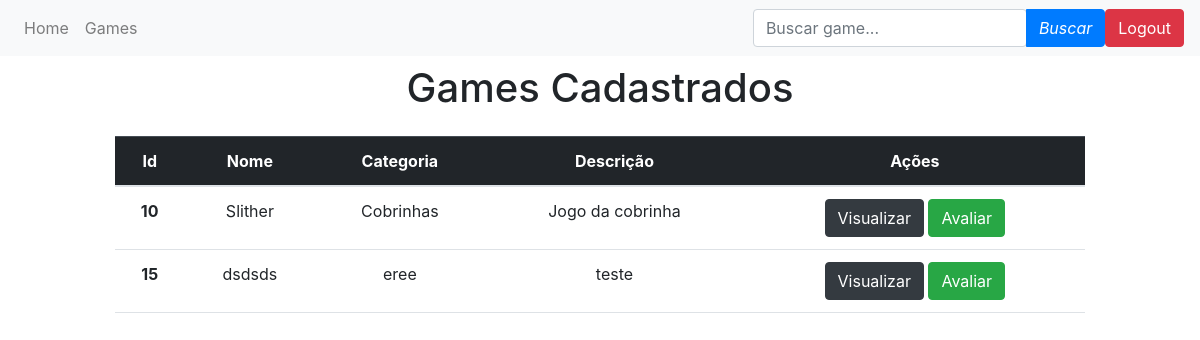
The page /games/ on the database as committed earlier.
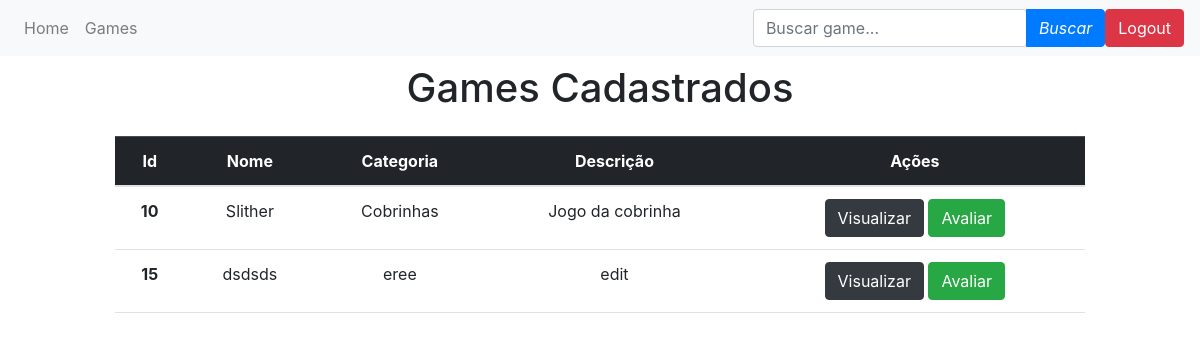
The same page on the database as committed later.
### app/models.py (models this page shows)
class Games(models.Model):
    id = models.BigAutoField(max_length=500,primary_key=True)
    nome = models.CharField(max_length=30)
    categoria = models.CharField(max_length=30)
    descrição = models.CharField(max_length=150)

### app/views.py (the view)
# urls.py: path('games/', games, name='games'),
def games(request):
    data = {}
    search = request.GET.get('search')
    if search:
        data['db'] = Games.objects.filter(nome__icontains=search)
    else:
        data
    data['db'] = Games.objects.all()
    return render(request, 'index.html', data)

### app/templates/index.html (shortened to what this page needs)
<!DOCTYPE html>
<html lang="en">
    <head>
        <link href="https://cdn.jsdelivr.net/npm/bootstrap@5.1.3/dist/css/bootstrap.min.css" rel="stylesheet">
    <link rel="stylesheet" href=
    "https://maxcdn.bootstrapcdn.com/bootstrap/4.4.1/css/bootstrap.min.css">
    </head>
    <body>
      <nav class="navbar navbar-expand-sm navbar-light bg-light">
        <ul class="navbar-nav">
          <li class="nav-item">
            <a class="nav-link" href="">
              Home
            </a>
        </li>
        <li class="nav-item">
            <a class="nav-link" href="/games">
              Games
            </a>
        </li>
        </ul>
        <ul class="navbar-nav ml-auto">
          <li class="input-group m-auto" >
            <div class="form-outline">
              <input id="search-input" placeholder ="Buscar game..."type="text" id="form1" class="form-control" name="search" />
            </div>
            <button id="search-button"  type="submit" class="btn btn-primary "><i class="fas fa-search">Buscar</i></button>
          </li>
          <li>
            <a href="/" class="btn btn-danger"> Logout</a>
          </li>
      </ul>
      </nav>
        <div class="col-8 m-auto pt-2 pb-2 text-center">
            <h1> Games Cadastrados </h1>
        </div>
        <div class="col-10 m-auto pt-2 pb-2 text-center">
            <table class="table">
                <thead class="table-dark">
                  <tr>
                    <th scope="col">Id</th>
                    <th scope="col">Nome</th>
                    <th scope="col">Categoria</th>
                    <th scope="col">Descrição</th>
                    <th scope="col">Ações</th>
                  </tr>
                </thead>
                <tbody>
                  {% for dbs in db %}
                  <tr>
                    <th> {{dbs.id}} </th>
                    <td> {{dbs.nome}} </td>
                    <td> {{dbs.categoria}} </td>
                    <td> {{dbs.descrição}} </td>
                    <td>
                      <a href="/view/{{dbs.id}}/" class="btn btn-dark">Visualizar</a>
                      <a href="/avaliar/{{dbs.id}}/" class="btn btn-success">Avaliar</a>
                    </td>
                  </tr>
                  {% endfor %}
                </tbody>
              </table>
        </div>
        {%load static%}
    </body>
</html>

Rows that differ between the two databases and show on the page:
changed Games "dsdsds": descrição "teste" → "edit"
